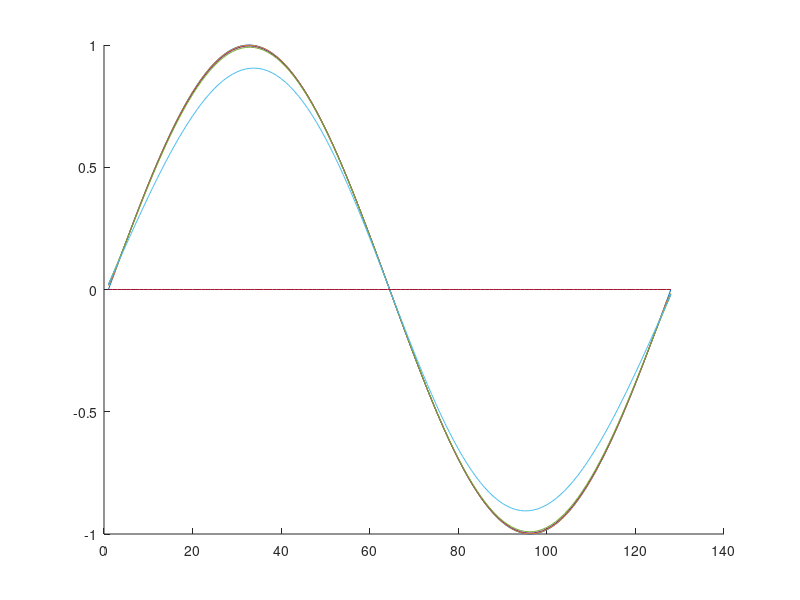
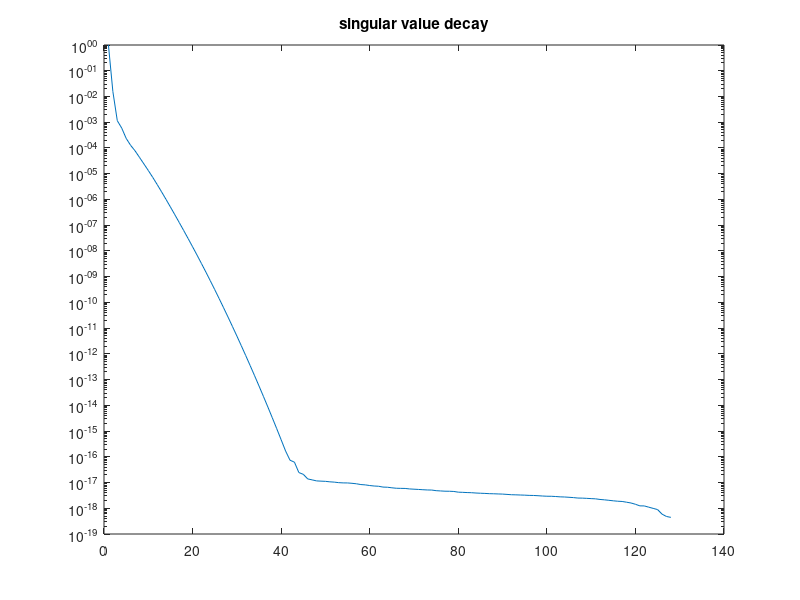
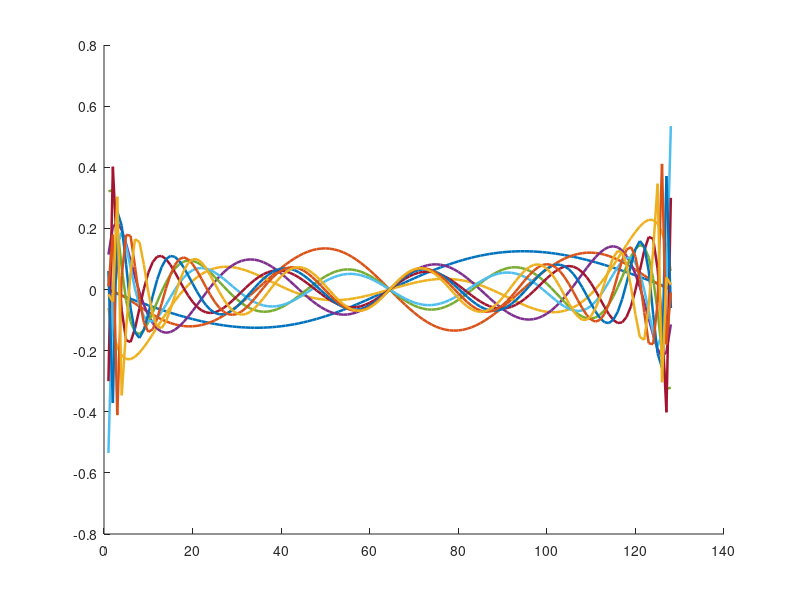

The MATLAB script that drew these images, in order: (Note: this script raises an error after producing the figures.)
clear all;
close all;

rng(1); % for reproducibility

addpath('source/');

N = 128;

%% Burgers' model based on https://epubs.siam.org/doi/epdf/10.1137/19M1292448

Omega = [-1 1];
xs = linspace(Omega(1),Omega(2),N);
dx = (Omega(2)-Omega(1))/N;

dt = 1e-4;
t_end = 1;
nt = t_end/dt;

is = [1 2];
I = speye(N);

%% skew-symmetric convection operator for Burger's equation as described in
% https://www.sciencedirect.com/science/article/pii/S0021999124002523
index = @(x) mod(x-1,N)+1;
kron_ind = @(i,j) i+(j-1)*N;

C = zeros(N,N^2);
for i = 1:N
    C(i,kron_ind(index(i-1),index(i-1))) = 1; % u_{i-1}^2
    C(i,kron_ind(index(i+1),index(i+1))) = -1; % u_{i+1}^2
    C(i,kron_ind(index(i-1),i)) = 1; % u_i u_{i-1}
    C(i,kron_ind(index(i+1),i)) = -1; % u_i u_{i+1}
end

C = C/(3*dx);

F2 = @(x1,x2) C*kron(x1,x2);

%% negative semi-definite diffusion operator
D = -2*diag(ones(N,1)) + diag(ones(N-1,1),1) + diag(ones(N-1,1),-1);
D(N,1) = 1;
D(1,N) = 1;
D = D/dx^2;
% mu = 0.1; %
mu = 1;

F1 = @(x) mu*D*x;

%% 
F1X = @(X) F1(X(:,1));         % same as F1 but with consistent notation
F2X = @(X) F2(X(:,1),X(:,2));  % enable storing variables in one matrix

Nu = 0; % input signal dimension


f = @(x,u) F1(x) + F2(x,x);


%% generate ROM basis construction data
X_b = zeros(N,nt+1);
U_b = zeros(Nu,nt+1); 
x0 = -sin(pi*xs)' ; % -> make intial condition satisfy periodic BC

t = 0;
x = x0;
u = U_b(:,1);

X_b(:,1) = x0;
% U_b(:,1) = u;

for i=1:nt
    x = x + dt*f(x,u);
    t = t + dt;
    u = U_b(:,i);

    X_b(:,i+1) = x;
    % U_b(:,i+1) = u;
end

%% state plots
figure; hold on
plot(X_b(:,1))
plot(X_b(:,2))
plot(X_b(:,3))
plot(X_b(:,5))
plot(X_b(:,10))
plot(X_b(:,100))
plot(X_b(:,end))

%% construct ROM basis via POD
[V,S,~] = svd(X_b,'econ');
n = 10;
Vn = V(:,1:n);

%% singular value decay
figure
semilogy(diag(S)/S(1,1))
title("singular value decay")

%% plot POD modes
figure; hold on
for i = 1:n
% for i = 1:5
    plot(Vn(:,i),'LineWidth', 1.8)
end
% set(gca, 'Visible', 'off')
% ylim([-.6 .6])

%% construct intrusive operators
tA1 = precompute_rom_operator(F1X,Vn,1);

Jn2 = power2kron(n,2);
tA2 = precompute_rom_operator(F2X,Vn,2)*Jn2;


%% generate rank-sufficient snapshot data
tX0_pure = rank_suff_basis(n,is);
U0_pure = [];
XU = blkdiag(U0_pure,tX0_pure);
tX0 = XU(Nu+1:end,:);
U0 = XU(1:Nu,:);

nf = size(tX0,2);
tX1 = zeros(n,nf);

%% plot initial conditions

figure
hold on
for i = 1:nf
    plot(Vn*tX0(:,i))
end

%%

% compute time step estimate (3.10)
dt1 = dt_estimate(X_b,U_b,Vn(:,1),dt,is);

for i = 1:nf
    tX1(:,i) = Vn'*single_step(Vn*tX0(:,i),U0(:,i),dt1,f);
end

dot_tX = (tX1-tX0)/dt1;

%%
ns = 1:n;
nn = numel(ns);

B_errors = zeros(nn,1);
A1_errors = zeros(nn,1);
A2_errors = zeros(nn,1);

O_errors = zeros(nn,1);
condsD = zeros(nn,1);

n_is__ = n_is(n,is);

h_energy_error = zeros(nn,1);
t_energy_error = zeros(nn,1);

h_symmetry_error = zeros(nn,1);
t_symmetry_error = zeros(nn,1);

h_ROM_state_error = zeros(nn,1);
t_ROM_state_error = zeros(nn,1);

for j = 1:nn
    n_ = ns(j);
    n_is_ = n_is(n_,is);
    nf_ = sum(n_is_)+Nu;

    ks = [1:Nu+n_is_(1), Nu+n_is__(1)+1:Nu+n_is__(1)+n_is_(2)];

    tX0_ = tX0(1:n_,ks);
    dot_tX_ = dot_tX(1:n_,ks);
    U0_ = U0(:,ks);

    [O,A_inds,B_inds,condD,D] = opinf(dot_tX_,tX0_,U0_,is,true);
    hA1_ = O(:,A_inds(1,1):A_inds(1,2));
    hA2_ = O(:,A_inds(2,1):A_inds(2,2));
    hB_ = O(:,B_inds(1,1):B_inds(1,2));

    % tB_ = tB(1:n_,:);
    tA1_ = tA1(1:n_,1:n_is_(1));
    tA2_ = tA2(1:n_,1:n_is_(2));

    tO_ = [tA1_ tA2_];
    O_errors(j) = norm(O-tO_,"fro")/norm(tO_,"fro");

    condsD(j) = condD;


    %% compute energy-preserving constraint violation
    % eq. (19) in https://arxiv.org/pdf/2401.02889
    Jn_3 = power2kron(n_,3);
    In_2 = kron2power(n_,2);
    h_conv = hA2_*In_2;
    h_energy_error(j) = sum(abs(Jn_3'*h_conv(:)));
    t_conv = tA2_*In_2;
    t_energy_error(j) = sum(abs(Jn_3'*t_conv(:)));

    %% compute symmetry violation
    h_symmetry_error(j) = norm(hA1_ - hA1_')/norm(hA1_);
    t_symmetry_error(j) = norm(tA1_ - tA1_')/norm(tA1_);

    %% plot eigenvalues of diffusion matrix
    figure(316311)
    hold on
    semilogy(n_*ones(n_,1),-eig(tA1_),'bo', "DisplayName","intrusive", "MarkerSize",10)
    semilogy(n_*ones(n_,1),-eig(hA1_),'rx', "DisplayName","exactOpInf", "MarkerSize",10)
    ylabel("negated eigenvalues","Interpreter","latex", "FontSize",15)
    xlabel("ROM dimension","Interpreter","latex", "FontSize",15)
    set(gca, 'YScale', 'log')
    % legend("show")
    ylim([4 2e4])
    grid on
    box on
    legend("intrusive","exactOpInf","Location","northwest","Interpreter","latex", "FontSize",12)

    % computeROMStateError = true
    computeROMStateError = false
    if computeROMStateError
        %% compute avg ROM state error
        Vn_ = Vn(:,1:n_);
        tf = @(tx,u) tA1_*tx + tA2_*uniquepower(tx,2);
        hf = @(hx,u) hA1_*hx + hA2_*uniquepower(hx,2);

        tX_b = zeros(n_,nt+1);
        hX_b = zeros(n_,nt+1);
        % U_b = zeros(Nu,nt+1);
        t = 0;
        tx = Vn_'*x0;
        hx = Vn_'*x0;
        % u = U_b(:,1);

        tX_b(:,1) = tx;
        hX_b(:,1) = hx;
        % U_b(:,1) = u;

        for i=1:nt
            tx = single_step(tx,[],dt,tf);
            hx = single_step(hx,[],dt,hf);

            t = t + dt;
            % u = U_b(:,i);

            tX_b(:,i+1) = tx;
            hX_b(:,i+1) = hx;
            % U_b(:,i+1) = u;
        end

        t_ROM_state_error(j) = norm(Vn_*tX_b - X_b,"fro")/norm(X_b,"fro");
        h_ROM_state_error(j) = norm(Vn_*hX_b - X_b,"fro")/norm(X_b,"fro");
    end
end

savefig("figures/eig_vals.fig")
exportgraphics(gcf,"figures/eig_vals.pdf")

% figure
% hold on
% semilogy(ns,O_errors,'x-', 'LineWidth', 2,'DisplayName',"exactOpInf")
% ylabel("operator error")
% xlabel("ROM dimension")
% set(gca, 'YScale', 'log')
% grid on
% legend("show")


figure
hold on
semilogy(ns,h_energy_error,'x-', 'LineWidth', 2,'DisplayName',"exactOpInf", "MarkerSize",10)
semilogy(ns,t_energy_error,'+:', 'LineWidth', 2,'DisplayName',"intrusive", "MarkerSize",10)
ylabel("energy-preserving constraint violation","Interpreter","latex", "FontSize",15)
xlabel("ROM dimension","Interpreter","latex", "FontSize",15)
set(gca, 'YScale', 'log')
grid on
legend("show","Interpreter","latex", "FontSize",12)
legend("Location","northwest")
box on

savefig("figures/energy_violation.fig")
exportgraphics(gcf,"figures/energy_violation.pdf")

figure
hold on
semilogy(ns,h_symmetry_error,'x-', 'LineWidth', 2,'DisplayName',"exactOpInf", "MarkerSize",10)
semilogy(ns,t_symmetry_error,'+:', 'LineWidth', 2,'DisplayName',"intrusive", "MarkerSize",10)
ylabel("diffusion matrix symmetry violation","Interpreter","latex", "FontSize",15)
xlabel("ROM dimension","Interpreter","latex", "FontSize",15)
set(gca, 'YScale', 'log')
grid on
legend("show","Interpreter","latex", "FontSize",12)
legend("Location","northwest")
ylim([1e-17 1e-15])
box on

savefig("figures/symmetry_violation.fig")
exportgraphics(gcf,"figures/symmetry_violation.pdf")

if computeROMStateError
    figure
    hold on
    semilogy(ns,h_ROM_state_error,'x-', 'LineWidth', 2,'DisplayName',"exactOpInf", "MarkerSize",10)
    semilogy(ns,t_ROM_state_error,'+:', 'LineWidth', 2,'DisplayName',"intrusive", "MarkerSize",10)
    ylabel("relative average ROM state error","Interpreter","latex", "FontSize",15)
    xlabel("ROM dimension","Interpreter","latex", "FontSize",15)
    set(gca, 'YScale', 'log')
    grid on
    legend("show","Interpreter","latex", "FontSize",12)
    legend("Location","northeast")
    % ylim([1e-17 1e-15])
    box on

    savefig("figures/rom_state_error_burgers.fig")
    exportgraphics(gcf,"figures/rom_state_error_burgers.pdf")
end


%% visualize singular values
% figure; semilogy(diag(S),'o-')
% hold on

save("data/data_burgers","O_errors","condsD");


%% FOM solver running for one time step
function x_1 = single_step(x_0,u_0,dt,f)
    x_1 = x_0 + dt*f(x_0,u_0);
end

%% plot deviations in projected snapshots from exact data

% dot_tX_b = dot_tX_; wrong!
% tX_b0 = tX0_; wrong!
tO = tO_;

% diffs = dot_tX_b - tO*tX_b0;
diffs = dot_tX_b - tO*D;
figure; plot(diffs', 'x')

[Phi,Sigma,Psi] = svd(tX_b0,"econ"); 
diffs2 = dot_tX_b*Psi/Sigma - tO*Phi;
figure; plot(diffs2', 'x')

%% plot snapshot data
figure; plot(dot_tX_b', 'x')
title("$\dot{X}$ plotted row-wise",Interpreter="latex")
xlabel(" time")
ylabel(" entry magnitude")


figure; plot(tX_b0', 'x')
title("${X}$ plotted row-wise",Interpreter="latex")
xlabel(" time")
ylabel(" entry magnitude")
